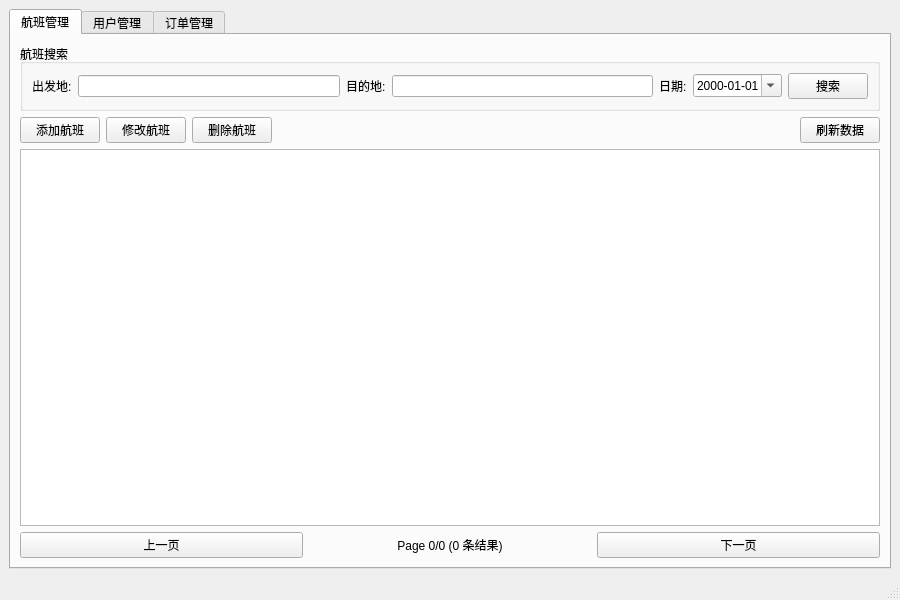
<?xml version="1.0" encoding="UTF-8"?>
<ui version="4.0">
 <class>AdminDashboard</class>
 <widget class="QMainWindow" name="AdminDashboard">
  <property name="geometry">
   <rect>
    <x>0</x>
    <y>0</y>
    <width>900</width>
    <height>600</height>
   </rect>
  </property>
  <property name="windowTitle">
   <string>管理员控制台</string>
  </property>
  <widget class="QWidget" name="centralwidget">
   <layout class="QVBoxLayout" name="verticalLayout">
    <item>
     <widget class="QTabWidget" name="tabWidget">
      <property name="currentIndex">
       <number>0</number>
      </property>
      <widget class="QWidget" name="tab_flight">
       <attribute name="title">
        <string>航班管理</string>
       </attribute>
       <layout class="QVBoxLayout" name="verticalLayout_2">
        <!-- START: 航班搜索布局 -->
        <item>
         <widget class="QGroupBox" name="groupBox_Search">
          <property name="title">
           <string>航班搜索</string>
          </property>
          <layout class="QHBoxLayout" name="horizontalLayout_3">
           <item>
            <widget class="QLabel" name="label_7">
             <property name="text">
              <string>出发地:</string>
             </property>
            </widget>
           </item>
           <item>
            <widget class="QLineEdit" name="txtSearchOrigin"/>
           </item>
           <item>
            <widget class="QLabel" name="label_8">
             <property name="text">
              <string>目的地:</string>
             </property>
            </widget>
           </item>
           <item>
            <widget class="QLineEdit" name="txtSearchDestination"/>
           </item>
           <item>
            <widget class="QLabel" name="label_9">
             <property name="text">
              <string>日期:</string>
             </property>
            </widget>
           </item>
           <item>
            <widget class="QDateEdit" name="dtSearchDate">
             <property name="displayFormat">
              <string>yyyy-MM-dd</string>
             </property>
             <property name="calendarPopup">
              <bool>true</bool>
             </property>
            </widget>
           </item>
           <item>
            <widget class="QPushButton" name="btnSearchFlight">
             <property name="text">
              <string>搜索</string>
             </property>
            </widget>
           </item>
          </layout>
         </widget>
        </item>
        <!-- END: 航班搜索布局 -->
        <item>
         <layout class="QHBoxLayout" name="horizontalLayout">
          <item>
           <widget class="QPushButton" name="btnAddFlight">
            <property name="text">
             <string>添加航班</string>
            </property>
           </widget>
          </item>
          <item>
           <widget class="QPushButton" name="btnEditFlight">
            <property name="text">
             <string>修改航班</string>
            </property>
           </widget>
          </item>
          <item>
           <widget class="QPushButton" name="btnDeleteFlight">
            <property name="text">
             <string>删除航班</string>
            </property>
           </widget>
          </item>
          <item>
           <spacer name="horizontalSpacer">
            <property name="orientation">
             <enum>Qt::Orientation::Horizontal</enum>
            </property>
            <property name="sizeHint" stdset="0">
             <size>
              <width>40</width>
              <height>20</height>
             </size>
            </property>
           </spacer>
          </item>
          <item>
           <widget class="QPushButton" name="btnRefresh">
            <property name="text">
             <string>刷新数据</string>
            </property>
           </widget>
          </item>
         </layout>
        </item>
        <item>
         <widget class="QTableWidget" name="flightTable">
          <property name="selectionBehavior">
           <enum>QAbstractItemView::SelectRows</enum>
          </property>
         </widget>
        </item>
        <!-- START: 航班分页布局 -->
        <item>
         <layout class="QHBoxLayout" name="horizontalLayout_2">
          <item>
           <widget class="QPushButton" name="btnPrevPage">
            <property name="text">
             <string>上一页</string>
            </property>
           </widget>
          </item>
          <item>
           <widget class="QLabel" name="lblPageInfo">
            <property name="text">
             <string>Page 0/0 (0 条结果)</string>
            </property>
            <property name="alignment">
             <set>Qt::AlignCenter</set>
            </property>
           </widget>
          </item>
          <item>
           <widget class="QPushButton" name="btnNextPage">
            <property name="text">
             <string>下一页</string>
            </property>
           </widget>
          </item>
         </layout>
        </item>
        <!-- END: 航班分页布局 -->
       </layout>
      </widget>
      <widget class="QWidget" name="tab_user">
       <attribute name="title">
        <string>用户管理</string>
       </attribute>
       <layout class="QVBoxLayout" name="verticalLayout_3">
        <item>
         <widget class="QTableWidget" name="userTable">
          <property name="selectionBehavior">
           <enum>QAbstractItemView::SelectRows</enum>
          </property>
         </widget>
        </item>
       </layout>
      </widget>
      <widget class="QWidget" name="tab_booking">
       <attribute name="title">
        <string>订单管理</string>
       </attribute>
       <layout class="QVBoxLayout" name="verticalLayout_4">
        <!-- START: 订单搜索布局 (新增) -->
        <item>
         <layout class="QHBoxLayout" name="horizontalLayout_4">
          <item>
           <widget class="QLabel" name="label_10">
            <property name="text">
             <string>用户ID搜索:</string>
            </property>
           </widget>
          </item>
          <item>
           <widget class="QLineEdit" name="txtSearchUserID"/>
          </item>
          <item>
           <widget class="QPushButton" name="btnSearchUserOrders">
            <property name="text">
             <string>查询用户订单</string>
            </property>
           </widget>
          </item>
          <item>
           <spacer name="horizontalSpacer_2">
            <property name="orientation">
             <enum>Qt::Orientation::Horizontal</enum>
            </property>
            <property name="sizeHint" stdset="0">
             <size>
              <width>40</width>
              <height>20</height>
             </size>
            </property>
           </spacer>
          </item>
         </layout>
        </item>
        <!-- END: 订单搜索布局 -->
        <item>
         <widget class="QTableWidget" name="bookingTable">
          <property name="selectionBehavior">
           <enum>QAbstractItemView::SelectRows</enum>
          </property>
         </widget>
        </item>
       </layout>
      </widget>
     </widget>
    </item>
   </layout>
  </widget>
  <widget class="QMenuBar" name="menubar">
   <property name="geometry">
    <rect>
     <x>0</x>
     <y>0</y>
     <width>900</width>
     <height>18</height>
    </rect>
   </property>
  </widget>
  <widget class="QStatusBar" name="statusbar"/>
 </widget>
 <resources/>
 <connections/>
</ui>
